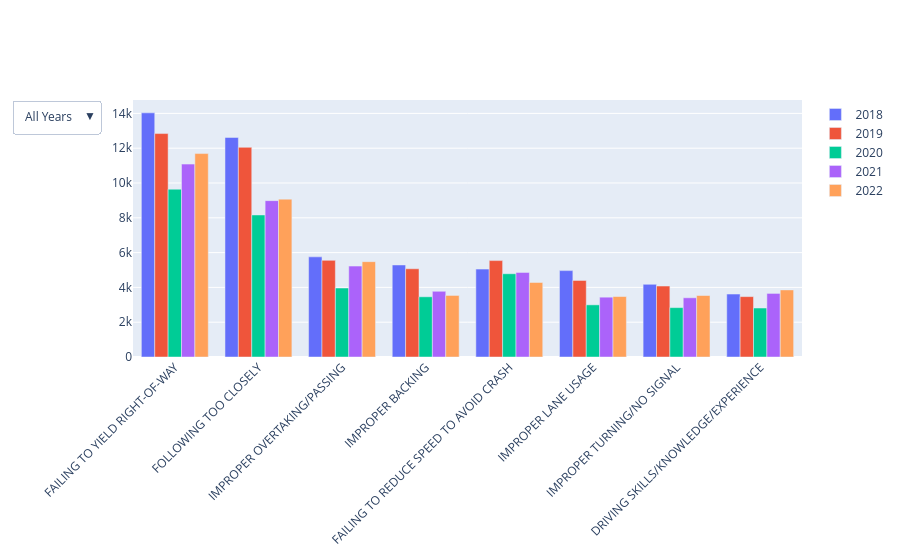

The notebook cell saved with this chart:
### Code cell
import plotly.graph_objects as go
import pandas as pd

# Causes to exclude
excluded_causes = ["UNABLE TO DETERMINE", "NOT APPLICABLE"]

# Get unique years from dataset
years = sorted(df_all["Year"].unique())

# Filter out unwanted causes
df_filtered = df_all[~df_all["PRIM_CONTRIBUTORY_CAUSE"].isin(excluded_causes)]

# Aggregate data: Count occurrences of each cause per year
df_grouped = df_filtered.groupby(["Year", "PRIM_CONTRIBUTORY_CAUSE"]).size().reset_index(name="Count")

# Function to get the top N causes per year
top_n = 8  
df_top = df_grouped.groupby("Year").apply(lambda x: x.nlargest(top_n, "Count")).reset_index(drop=True)

# Create an empty figure
fig = go.Figure()

# Store visibility settings
buttons = []

# Add a trace for each year
for year in years:
    df_year = df_top[df_top["Year"] == year]  # Get only top causes per year

    fig.add_trace(go.Bar(
        x=df_year["PRIM_CONTRIBUTORY_CAUSE"],
        y=df_year["Count"],
        name=str(year),
        visible=True  # Default: Show all traces
    ))

# Create dropdown buttons for year selection
buttons.append({
    "label": "All Years",
    "method": "update",
    "args": [{"visible": [True] * len(years)}, {"title": "Top Crash Causes for All Years"}]
})

for i, year in enumerate(years):
    visibility = [False] * len(years)  
    visibility[i] = True 

    buttons.append({
        "label": str(year),
        "method": "update",
        "args": [{"visible": visibility}, {"title": f"Top {top_n} Crash Causes in {year}"}]
    })

# Update layout with dropdown menu
fig.update_layout(
    xaxis_tickangle=-45,
    updatemenus=[{
        "buttons": buttons,
        "direction": "down",
        "showactive": True,
    }],
    barmode="group"
)
fig.show()

### Figure 1 — Plotly figure (JSON) as saved in the notebook; plotly's stock layout.template omitted (floating-point values rounded to 4 significant figures)
{"data": [{"name": "2018", "type": "bar", "visible": true, "x": ["FAILING TO YIELD RIGHT-OF-WAY", "FOLLOWING TOO CLOSELY", "IMPROPER OVERTAKING/PASSING", "IMPROPER BACKING", "FAILING TO REDUCE SPEED TO AVOID CRASH", "IMPROPER LANE USAGE", "IMPROPER TURNING/NO SIGNAL", "DRIVING SKILLS/KNOWLEDGE/EXPERIENCE"], "y": [14031, 12618, 5755, 5289, 5051, 4964, 4176, 3619]}, {"name": "2019", "type": "bar", "visible": true, "x": ["FAILING TO YIELD RIGHT-OF-WAY", "FOLLOWING TOO CLOSELY", "IMPROPER OVERTAKING/PASSING", "FAILING TO REDUCE SPEED TO AVOID CRASH", "IMPROPER BACKING", "IMPROPER LANE USAGE", "IMPROPER TURNING/NO SIGNAL", "DRIVING SKILLS/KNOWLEDGE/EXPERIENCE"], "y": [12840, 12050, 5554, 5541, 5070, 4402, 4078, 3470]}, {"name": "2020", "type": "bar", "visible": true, "x": ["FAILING TO YIELD RIGHT-OF-WAY", "FOLLOWING TOO CLOSELY", "FAILING TO REDUCE SPEED TO AVOID CRASH", "IMPROPER OVERTAKING/PASSING", "IMPROPER BACKING", "IMPROPER LANE USAGE", "IMPROPER TURNING/NO SIGNAL", "DRIVING SKILLS/KNOWLEDGE/EXPERIENCE"], "y": [9644, 8163, 4785, 3964, 3460, 2997, 2838, 2815]}, {"name": "2021", "type": "bar", "visible": true, "x": ["FAILING TO YIELD RIGHT-OF-WAY", "FOLLOWING TOO CLOSELY", "IMPROPER OVERTAKING/PASSING", "FAILING TO REDUCE SPEED TO AVOID CRASH", "IMPROPER BACKING", "DRIVING SKILLS/KNOWLEDGE/EXPERIENCE", "IMPROPER LANE USAGE", "IMPROPER TURNING/NO SIGNAL"], "y": [11086, 8986, 5225, 4862, 3774, 3654, 3438, 3403]}, {"name": "2022", "type": "bar", "visible": true, "x": ["FAILING TO YIELD RIGHT-OF-WAY", "FOLLOWING TOO CLOSELY", "IMPROPER OVERTAKING/PASSING", "FAILING TO REDUCE SPEED TO AVOID CRASH", "DRIVING SKILLS/KNOWLEDGE/EXPERIENCE", "IMPROPER BACKING", "IMPROPER TURNING/NO SIGNAL", "IMPROPER LANE USAGE"], "y": [11691, 9072, 5479, 4285, 3855, 3537, 3534, 3475]}], "layout": {"barmode": "group", "updatemenus": [{"buttons": [{"args": [{"visible": [true, true, true, true, true]}, {"title": "Top Crash Causes for All Years"}], "label": "All Years", "method": "update"}, {"args": [{"visible": [true, false, false, false, false]}, {"title": "Top 8 Crash Causes in 2018"}], "label": "2018", "method": "update"}, {"args": [{"visible": [false, true, false, false, false]}, {"title": "Top 8 Crash Causes in 2019"}], "label": "2019", "method": "update"}, {"args": [{"visible": [false, false, true, false, false]}, {"title": "Top 8 Crash Causes in 2020"}], "label": "2020", "method": "update"}, {"args": [{"visible": [false, false, false, true, false]}, {"title": "Top 8 Crash Causes in 2021"}], "label": "2021", "method": "update"}, {"args": [{"visible": [false, false, false, false, true]}, {"title": "Top 8 Crash Causes in 2022"}], "label": "2022", "method": "update"}], "direction": "down", "showactive": true}], "xaxis": {"tickangle": -45}}}
